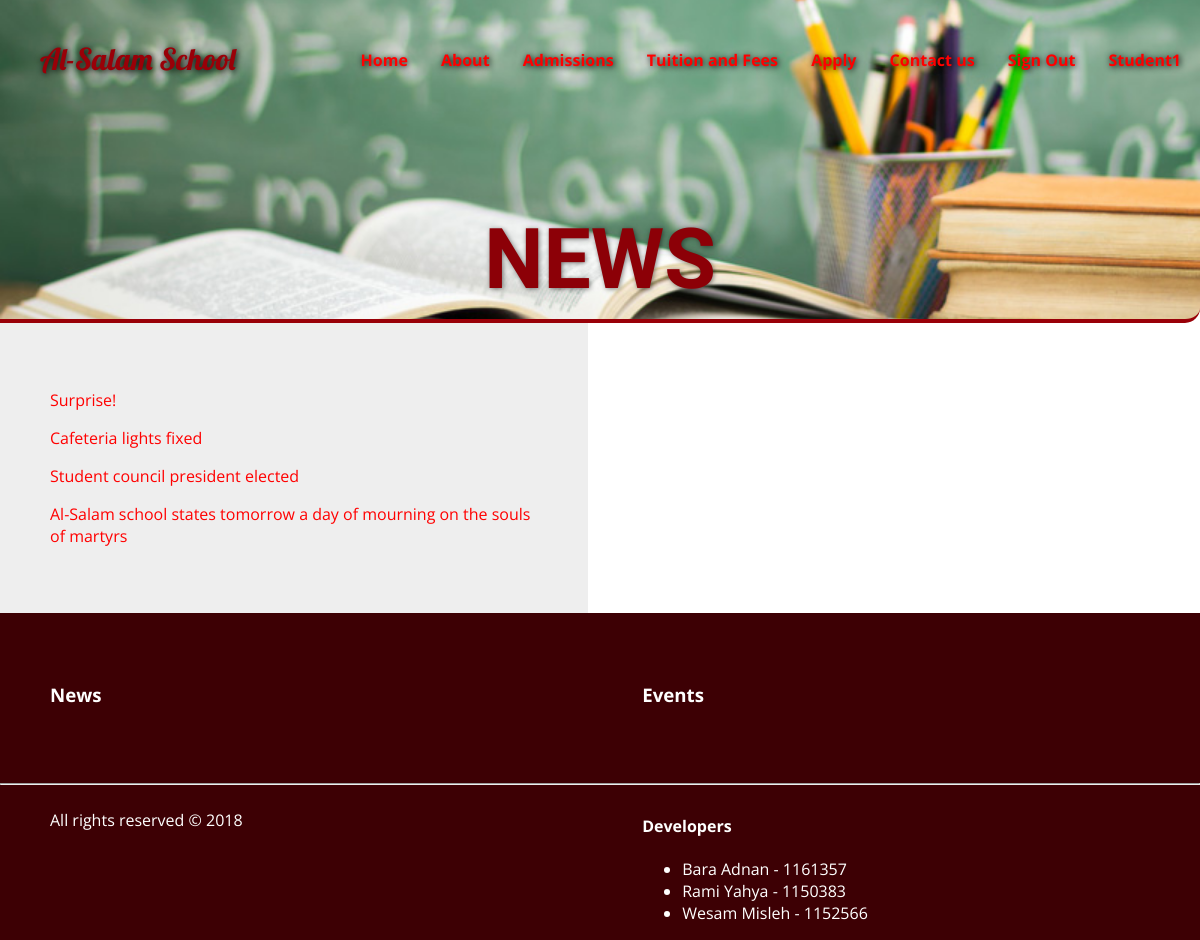
Screenshot of /news.php (signed in) with the database file from the repository.
### tables this page shows
CREATE TABLE IF NOT EXISTS `news` (
  `newsID` int(11) NOT NULL,
  `short_story` varchar(1000) NOT NULL,
  `full_story` varchar(10000) NOT NULL
);

### src/php/DatabaseAPI.php (called while the page is built, shortened)
<?php
class Database
{
    private static $conn = null;
    public function __construct()
    {
        $dbName = '' ;
        $dbHost = 'studentswebprojects.ritaj.ps';
        $dbUsername = '';
        $dbUserPassword = '';
        try {
            self::$conn = new PDO('mysql:host='.$dbHost.';dbname='.$dbName, $dbUsername, $dbUserPassword);
            self::$conn->setAttribute(PDO::ATTR_ERRMODE, PDO::ERRMODE_EXCEPTION);
        }
        catch(PDOException $e)
        {
            echo "Connection failed: " . $e->getMessage();
        }
    }
    public function select($arr, $table, $cond, $group, $having, $order, $limit)
    {
        $stmt = "select ";
        $stmt .= implode(", ", $arr);
        if ($cond != null)
        {
            $stmt .= " from " . $table . " where " . $cond;
        }
        else
        {
            $stmt .= " from " . $table;
        }
        if($order != null)
        {
            $stmt .= " order by " . $order;
        }
        $sql = self::$conn->prepare($stmt);
        $sql->execute();
        return $sql->fetchAll(PDO::FETCH_ASSOC);
    }
}
?>

### src/news.php (the view)
<?php
  require_once('php/header.php');
?>
    <main class="bg">
      <section class="full-width styledMain">
        <h1>News</h1>
      </section>
    </main>
    <main class="maincontent half" id="maCont">
   <?php
      require_once 'php/DatabaseAPI.php';
      $db = new Database();
      $data = $db->select(array("short_story", "full_story"), "news", null, null, null, "newsID desc", null);
      foreach($data as $news)
      {
        echo '<p><a value="' . $news['full_story'] . '">' . $news['short_story'] . '</a></p>';
      }
    ?>
    </main>
    <div class="half" id="expand"></div>
<?php
  require_once('php/footer.php');
?>

### src/css/main.css (style rules this page uses)
body { margin: 0; font-family: 'Open Sans', sans-serif; }
a { color: white; text-decoration: none; }
.bg { padding-top: 200px; background: url('../images/header.jpg'); background-size: cover; background-position: center; height: auto; border-style: solid; border-color: #990008; border-width: 0px 0px 4px 0px; border-radius: 0px 0px 15px 0px; }
main { width: 100%; }
main > section { box-sizing: border-box; padding: 10px }
.full-width { width: 100%; }
.styledMain h1 { font-family: 'Signika', cursive; font-size: 7vw; margin: 0; text-align: center; color: #8c0007; text-shadow: 1px 1px 5px rgba(0,0,0,0.5); text-transform: uppercase; }
::placeholder { color: #990008; opacity: 1; }
.maincontent { padding: 20px 20px; background: #eee; box-sizing: border-box; }
.half { padding: 50px; vertical-align: top; width: 49%; display: inline-block; box-sizing: border-box; }
#expand { color: #3d0004; font-weight: bold; }
main > p > a { color: red; }

### rows the page displays
news: short_story "Surprise!"
news: short_story "Cafeteria lights fixed"
news: short_story "Student council president elected"
news: short_story "Al-Salam school states tomorrow a day of mourning on the souls of martyrs"

### other values shown
$_SESSION['username'] "Student1"
